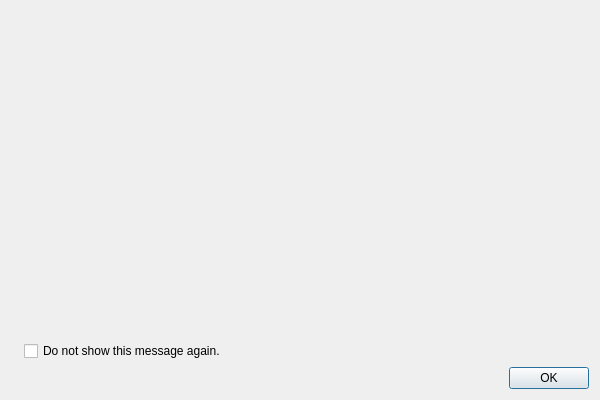
<?xml version="1.0" encoding="UTF-8"?>
<ui version="4.0">
 <class>SnapDialog</class>
 <widget class="QDialog" name="SnapDialog">
  <property name="geometry">
   <rect>
    <x>0</x>
    <y>0</y>
    <width>600</width>
    <height>400</height>
   </rect>
  </property>
  <property name="focusPolicy">
   <enum>Qt::StrongFocus</enum>
  </property>
  <property name="windowTitle">
   <string>Strawberry is running as a snap</string>
  </property>
  <property name="windowIcon">
   <iconset resource="../../data/icons.qrc">
    <normaloff>:/icons/64x64/strawberry.png</normaloff>:/icons/64x64/strawberry.png</iconset>
  </property>
  <layout class="QVBoxLayout" name="verticalLayout">
   <property name="sizeConstraint">
    <enum>QLayout::SetMinimumSize</enum>
   </property>
   <item>
    <layout class="QHBoxLayout" name="horizontalLayout">
     <property name="sizeConstraint">
      <enum>QLayout::SetMinimumSize</enum>
     </property>
     <item>
      <layout class="QVBoxLayout" name="layout_left">
       <item>
        <widget class="QLabel" name="label_logo">
         <property name="text">
          <string/>
         </property>
         <property name="pixmap">
          <pixmap resource="../../data/icons.qrc">:/icons/64x64/dialog-warning.png</pixmap>
         </property>
        </widget>
       </item>
       <item>
        <spacer name="spacer_left">
         <property name="orientation">
          <enum>Qt::Vertical</enum>
         </property>
        </spacer>
       </item>
      </layout>
     </item>
     <item>
      <layout class="QVBoxLayout" name="layout_right">
       <property name="sizeConstraint">
        <enum>QLayout::SetMinimumSize</enum>
       </property>
       <item>
        <widget class="QLabel" name="label_text">
         <property name="sizePolicy">
          <sizepolicy hsizetype="Preferred" vsizetype="Minimum">
           <horstretch>0</horstretch>
           <verstretch>0</verstretch>
          </sizepolicy>
         </property>
         <property name="text">
          <string/>
         </property>
         <property name="wordWrap">
          <bool>true</bool>
         </property>
         <property name="openExternalLinks">
          <bool>true</bool>
         </property>
         <property name="textInteractionFlags">
          <set>Qt::LinksAccessibleByMouse|Qt::TextSelectableByMouse</set>
         </property>
        </widget>
       </item>
       <item>
        <spacer name="verticalSpacer">
         <property name="orientation">
          <enum>Qt::Vertical</enum>
         </property>
         <property name="sizeHint" stdset="0">
          <size>
           <width>20</width>
           <height>1</height>
          </size>
         </property>
        </spacer>
       </item>
       <item>
        <widget class="QCheckBox" name="checkbox_do_not_show_message_again">
         <property name="text">
          <string>Do not show this message again.</string>
         </property>
        </widget>
       </item>
       <item>
        <widget class="QDialogButtonBox" name="buttonBox">
         <property name="orientation">
          <enum>Qt::Horizontal</enum>
         </property>
         <property name="standardButtons">
          <set>QDialogButtonBox::Ok</set>
         </property>
        </widget>
       </item>
      </layout>
     </item>
    </layout>
   </item>
  </layout>
 </widget>
 <resources>
  <include location="../../data/data.qrc"/>
  <include location="../../data/icons.qrc"/>
 </resources>
 <connections>
  <connection>
   <sender>buttonBox</sender>
   <signal>accepted()</signal>
   <receiver>SnapDialog</receiver>
   <slot>accept()</slot>
   <hints>
    <hint type="sourcelabel">
     <x>248</x>
     <y>254</y>
    </hint>
    <hint type="destinationlabel">
     <x>157</x>
     <y>274</y>
    </hint>
   </hints>
  </connection>
  <connection>
   <sender>buttonBox</sender>
   <signal>rejected()</signal>
   <receiver>SnapDialog</receiver>
   <slot>reject()</slot>
   <hints>
    <hint type="sourcelabel">
     <x>316</x>
     <y>260</y>
    </hint>
    <hint type="destinationlabel">
     <x>286</x>
     <y>274</y>
    </hint>
   </hints>
  </connection>
 </connections>
</ui>
